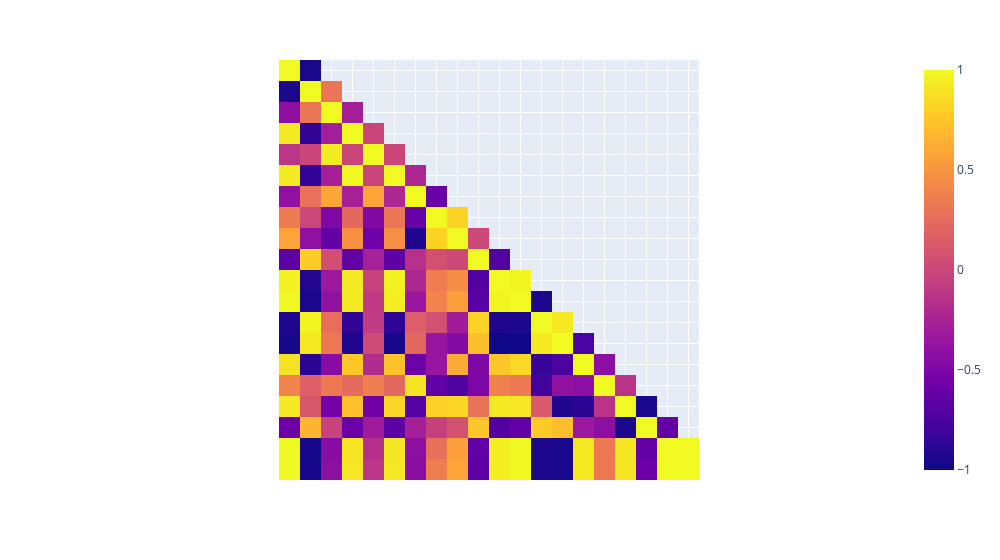

The notebook cell this image was saved under:
### Code cell
import plotly.express as px

# cria uma matriz de correlação com apenas os valores da metade superior
corr_matrix = afr.corr().where(np.tril(np.ones(afr.corr().shape), k=1).astype(bool))

# cria um heatmap com a matriz de correlação da metade superior
heatmap = px.imshow(corr_matrix)

# define a largura das células
heatmap.update_layout(width=1000)

# remove os nomes das variáveis nos eixos x e y
heatmap.update_xaxes(title='', showticklabels=False)
heatmap.update_yaxes(title='', showticklabels=False)

# mostra o gráfico
heatmap.show()

### Figure 1 — Plotly figure (JSON) as saved in the notebook; plotly's stock layout.template omitted (floating-point values rounded to 4 significant figures; data arrays with more than 128 entries replaced by an {"elided": "..."} marker saying what was removed)
{"data": [{"coloraxis": "coloraxis", "hovertemplate": "x: %{x}<br>y: %{y}<br>color: %{z}<extra></extra>", "name": "0", "type": "heatmap", "x": ["Ano", "Taxa_de_natalidade", "Crescimento_do_pib", "Pib_per_capita", "Crescimento_do_pib_per_capita", "Pib", "Taxa_de_mortalidade", "Despesa_governamental_em_educacao", "Expectativa_de_vida_ao_nascer", "Crescimento_populacao_urbana", "Populacao_urbana_percentual", "Populacao_urbana_total", "Crescimento_populacao_rural", "Populacao_rural_percentual", "Populacao_rural_total", "Despesa_em_pesquisa_e_desenvolvimento", "Gasto_governamental_saude", "Despesa_militar_percentual", "Densidade_populacional", "Populacao_total"], "xaxis": "x", "y": ["Ano", "Taxa_de_natalidade", "Crescimento_do_pib", "Pib_per_capita", "Crescimento_do_pib_per_capita", "Pib", "Taxa_de_mortalidade", "Despesa_governamental_em_educacao", "Expectativa_de_vida_ao_nascer", "Crescimento_populacao_urbana", "Populacao_urbana_percentual", "Populacao_urbana_total", "Crescimento_populacao_rural", "Populacao_rural_percentual", "Populacao_rural_total", "Despesa_em_pesquisa_e_desenvolvimento", "Gasto_governamental_saude", "Despesa_militar_percentual", "Densidade_populacional", "Populacao_total"], "yaxis": "y", "z": {"elided": "20x20 float values"}}], "layout": {"coloraxis": {"colorscale": [[0, "#0d0887"], [0.1111, "#46039f"], [0.2222, "#7201a8"], [0.3333, "#9c179e"], [0.4444, "#bd3786"], [0.5556, "#d8576b"], [0.6667, "#ed7953"], [0.7778, "#fb9f3a"], [0.8889, "#fdca26"], [1, "#f0f921"]]}, "margin": {"t": 60}, "width": 1000, "xaxis": {"anchor": "y", "constrain": "domain", "domain": [0, 1], "scaleanchor": "y", "showticklabels": false, "title": {"text": ""}}, "yaxis": {"anchor": "x", "autorange": "reversed", "constrain": "domain", "domain": [0, 1], "showticklabels": false, "title": {"text": ""}}}}
